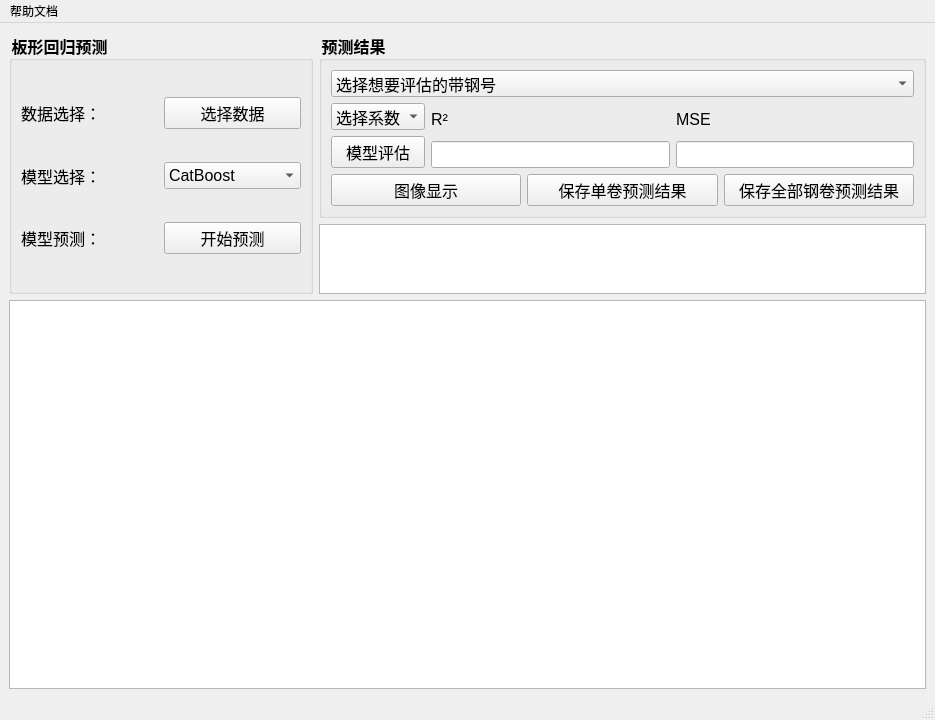
<?xml version="1.0" encoding="UTF-8"?>
<ui version="4.0">
 <class>mainWindow</class>
 <widget class="QMainWindow" name="mainWindow">
  <property name="geometry">
   <rect>
    <x>0</x>
    <y>0</y>
    <width>935</width>
    <height>720</height>
   </rect>
  </property>
  <property name="minimumSize">
   <size>
    <width>935</width>
    <height>720</height>
   </size>
  </property>
  <property name="windowTitle">
   <string>板形缺陷定量回归预测模型</string>
  </property>
  <widget class="QWidget" name="centralwidget">
   <layout class="QGridLayout" name="gridLayout_3">
    <item row="0" column="0">
     <layout class="QVBoxLayout" name="verticalLayout_9" stretch="2,4">
      <item>
       <layout class="QHBoxLayout" name="horizontalLayout_5" stretch="1,2">
        <item>
         <widget class="QGroupBox" name="groupBox_2">
          <property name="font">
           <font>
            <family>华光细圆_CNKI</family>
            <pointsize>12</pointsize>
            <weight>75</weight>
            <bold>true</bold>
           </font>
          </property>
          <property name="styleSheet">
           <string notr="true">QGroupBox::title{
	font-size: 13px;
	font-weight: bold;
	}</string>
          </property>
          <property name="title">
           <string>板形回归预测</string>
          </property>
          <layout class="QGridLayout" name="gridLayout">
           <item row="1" column="0">
            <layout class="QHBoxLayout" name="horizontalLayout_2">
             <item>
              <widget class="QLabel" name="label_2">
               <property name="font">
                <font>
                 <pointsize>12</pointsize>
                </font>
               </property>
               <property name="text">
                <string>模型选择：</string>
               </property>
              </widget>
             </item>
             <item>
              <widget class="QComboBox" name="comboBox">
               <property name="font">
                <font>
                 <pointsize>12</pointsize>
                </font>
               </property>
               <item>
                <property name="text">
                 <string>CatBoost</string>
                </property>
               </item>
               <item>
                <property name="text">
                 <string>BP</string>
                </property>
               </item>
               <item>
                <property name="text">
                 <string>RNN</string>
                </property>
               </item>
              </widget>
             </item>
            </layout>
           </item>
           <item row="0" column="0">
            <layout class="QHBoxLayout" name="horizontalLayout">
             <item>
              <widget class="QLabel" name="label">
               <property name="font">
                <font>
                 <pointsize>12</pointsize>
                </font>
               </property>
               <property name="text">
                <string>数据选择：</string>
               </property>
              </widget>
             </item>
             <item>
              <widget class="QPushButton" name="pushButton">
               <property name="font">
                <font>
                 <pointsize>12</pointsize>
                </font>
               </property>
               <property name="text">
                <string>选择数据</string>
               </property>
              </widget>
             </item>
            </layout>
           </item>
           <item row="2" column="0">
            <layout class="QHBoxLayout" name="horizontalLayout_3">
             <item>
              <widget class="QLabel" name="label_3">
               <property name="font">
                <font>
                 <pointsize>12</pointsize>
                </font>
               </property>
               <property name="text">
                <string>模型预测：</string>
               </property>
              </widget>
             </item>
             <item>
              <widget class="QPushButton" name="pushButton_2">
               <property name="font">
                <font>
                 <pointsize>12</pointsize>
                </font>
               </property>
               <property name="text">
                <string>开始预测</string>
               </property>
              </widget>
             </item>
            </layout>
           </item>
          </layout>
         </widget>
        </item>
        <item>
         <layout class="QVBoxLayout" name="verticalLayout_7" stretch="2,1">
          <item>
           <widget class="QGroupBox" name="groupBox_4">
            <property name="font">
             <font>
              <family>华光细圆_CNKI</family>
              <pointsize>12</pointsize>
              <weight>75</weight>
              <bold>true</bold>
             </font>
            </property>
            <property name="styleSheet">
             <string notr="true">QGroupBox::title{
	font-size: 13px;
	font-weight: bold;
	}</string>
            </property>
            <property name="title">
             <string>预测结果</string>
            </property>
            <layout class="QGridLayout" name="gridLayout_2">
             <item row="1" column="0">
              <layout class="QVBoxLayout" name="verticalLayout_6">
               <item>
                <layout class="QHBoxLayout" name="horizontalLayout_4">
                 <item>
                  <layout class="QVBoxLayout" name="verticalLayout_3">
                   <item>
                    <widget class="QComboBox" name="comboBox_2">
                     <property name="font">
                      <font>
                       <pointsize>12</pointsize>
                      </font>
                     </property>
                     <item>
                      <property name="text">
                       <string>选择系数</string>
                      </property>
                     </item>
                     <item>
                      <property name="text">
                       <string>deg0</string>
                      </property>
                     </item>
                     <item>
                      <property name="text">
                       <string>deg1</string>
                      </property>
                     </item>
                     <item>
                      <property name="text">
                       <string>deg2</string>
                      </property>
                     </item>
                     <item>
                      <property name="text">
                       <string>deg3</string>
                      </property>
                     </item>
                     <item>
                      <property name="text">
                       <string>deg4</string>
                      </property>
                     </item>
                    </widget>
                   </item>
                   <item>
                    <widget class="QPushButton" name="pushButton_3">
                     <property name="font">
                      <font>
                       <pointsize>12</pointsize>
                      </font>
                     </property>
                     <property name="text">
                      <string>模型评估</string>
                     </property>
                    </widget>
                   </item>
                  </layout>
                 </item>
                 <item>
                  <layout class="QVBoxLayout" name="verticalLayout">
                   <item>
                    <widget class="QLabel" name="label_4">
                     <property name="font">
                      <font>
                       <pointsize>12</pointsize>
                      </font>
                     </property>
                     <property name="text">
                      <string>R²</string>
                     </property>
                    </widget>
                   </item>
                   <item>
                    <widget class="QLineEdit" name="lineEdit">
                     <property name="font">
                      <font>
                       <pointsize>12</pointsize>
                      </font>
                     </property>
                     <property name="text">
                      <string/>
                     </property>
                    </widget>
                   </item>
                  </layout>
                 </item>
                 <item>
                  <layout class="QVBoxLayout" name="verticalLayout_2">
                   <item>
                    <widget class="QLabel" name="label_7">
                     <property name="font">
                      <font>
                       <pointsize>12</pointsize>
                      </font>
                     </property>
                     <property name="text">
                      <string>MSE</string>
                     </property>
                    </widget>
                   </item>
                   <item>
                    <widget class="QLineEdit" name="lineEdit_2">
                     <property name="font">
                      <font>
                       <pointsize>12</pointsize>
                      </font>
                     </property>
                    </widget>
                   </item>
                  </layout>
                 </item>
                </layout>
               </item>
               <item>
                <layout class="QHBoxLayout" name="horizontalLayout_6">
                 <item>
                  <widget class="QPushButton" name="pushButton_7">
                   <property name="font">
                    <font>
                     <pointsize>12</pointsize>
                    </font>
                   </property>
                   <property name="text">
                    <string>图像显示</string>
                   </property>
                  </widget>
                 </item>
                 <item>
                  <widget class="QPushButton" name="pushButton_6">
                   <property name="font">
                    <font>
                     <pointsize>12</pointsize>
                    </font>
                   </property>
                   <property name="text">
                    <string>保存单卷预测结果</string>
                   </property>
                  </widget>
                 </item>
                 <item>
                  <widget class="QPushButton" name="pushButton_4">
                   <property name="font">
                    <font>
                     <pointsize>12</pointsize>
                    </font>
                   </property>
                   <property name="text">
                    <string>保存全部钢卷预测结果</string>
                   </property>
                  </widget>
                 </item>
                </layout>
               </item>
              </layout>
             </item>
             <item row="0" column="0">
              <widget class="QComboBox" name="comboBox_3">
               <property name="font">
                <font>
                 <pointsize>12</pointsize>
                </font>
               </property>
               <item>
                <property name="text">
                 <string>选择想要评估的带钢号</string>
                </property>
               </item>
              </widget>
             </item>
            </layout>
           </widget>
          </item>
          <item>
           <widget class="QTextEdit" name="textEdit">
            <property name="font">
             <font>
              <pointsize>12</pointsize>
             </font>
            </property>
           </widget>
          </item>
         </layout>
        </item>
       </layout>
      </item>
      <item>
       <layout class="QVBoxLayout" name="verticalLayout_8">
        <item>
         <layout class="QVBoxLayout" name="verticalLayout_4">
          <item>
           <widget class="QTextEdit" name="textEdit_2"/>
          </item>
         </layout>
        </item>
        <item>
         <layout class="QVBoxLayout" name="verticalLayout_5"/>
        </item>
       </layout>
      </item>
     </layout>
    </item>
   </layout>
  </widget>
  <widget class="QMenuBar" name="menubar">
   <property name="geometry">
    <rect>
     <x>0</x>
     <y>0</y>
     <width>935</width>
     <height>23</height>
    </rect>
   </property>
   <widget class="QMenu" name="menu">
    <property name="title">
     <string>帮助文档</string>
    </property>
    <addaction name="help_doc"/>
   </widget>
   <addaction name="menu"/>
  </widget>
  <widget class="QStatusBar" name="statusbar"/>
  <action name="help_doc">
   <property name="text">
    <string>打开帮助文档</string>
   </property>
  </action>
 </widget>
 <resources/>
 <connections/>
</ui>
